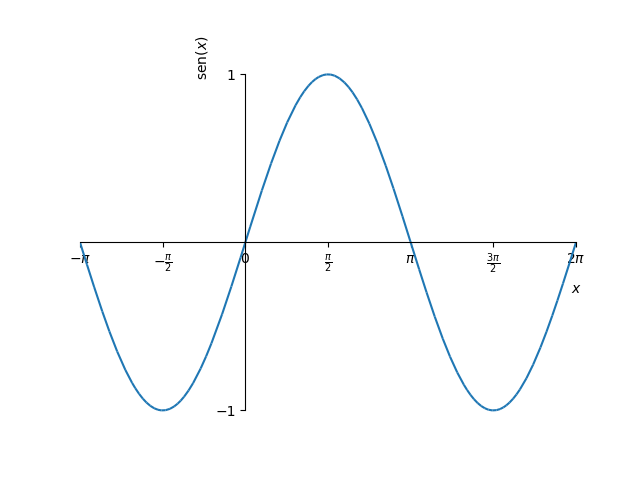

Generate this figure with Python:
#!/bin/python3

import numpy as np
import matplotlib.pyplot as plt
from sympy import *

plt.rcParams.update({
     "text.usetex": True,
     "font.family": "serif",
     "font.size": 12
     })

var('x',real=True)

# seno
p = plot(sin(x),(x,-pi,2*pi),show=False)
p.xlabel = '$x$'
p.ylabel = '$\\mathrm{sen}(x)$'
p.save('fig_seno_grafico.png')

fig = p._backend.fig
ax = fig.axes[0]
ax.set_xticks([-np.pi,-np.pi/2,0,np.pi/2,np.pi,3*np.pi/2,2*np.pi])
ax.set_xticklabels(['$-\\pi$','$-\\frac{\\pi}{2}$','$0$','$\\frac{\\pi}{2}$',
                    '$\\pi$','$\\frac{3\\pi}{2}$','$2\\pi$'])
ax.set_yticks([-1,1])
ax.grid()
fig.savefig('fig_seno_grafico.png')

# cosseno
p = plot(cos(x),(x,-pi,2*pi),show=False)
p.xlabel = '$x$'
p.ylabel = '$\\mathrm{cos}(x)$'
p.save('fig_cosseno_grafico.png')

fig = p._backend.fig
ax = fig.axes[0]
ax.set_xticks([-np.pi,-np.pi/2,0,np.pi/2,np.pi,3*np.pi/2,2*np.pi])
ax.set_xticklabels(['$-\\pi$','$-\\frac{\\pi}{2}$','$0$','$\\frac{\\pi}{2}$',
                    '$\\pi$','$\\frac{3\\pi}{2}$','$2\\pi$'])
ax.set_yticks([-1,1])
ax.grid()
fig.savefig('fig_cosseno_grafico.png')
